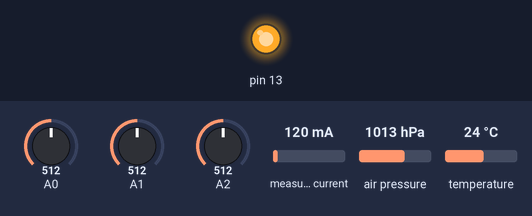
The sketch below on a simulated Arduino Uno, built with avr-gcc and run on an emulated ATmega328P. Parts: output pins drawn as LEDs (lit = HIGH). Inputs (shaded band) come from the test bench; at power-on: A0 = 512, A1 = 512, A2 = 512, measured current 120 mA, air pressure 1013 hPa, temperature 24 °C. What the sketch prints to the serial monitor is not drawn.

Above: at 0.07 s.
At 7.4 s:
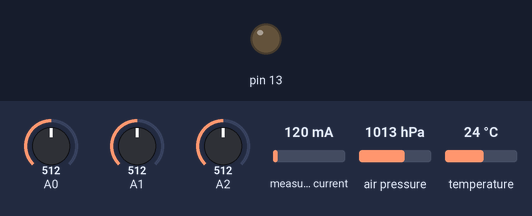
Timing chart, 0 to 19.2 s (numbered marks = the images above):
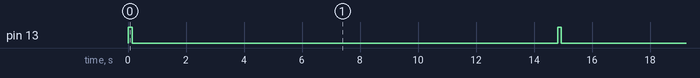

The sketch:

skynet_b01_dbg.ino
```cpp
#define NODE_ADDRESS 101
// change me!!!11!1
#include <Wire.h>
#include <Adafruit_BMP085.h>

#include <SoftwareSerial.h>
#include <XBee.h>
#include <Adafruit_INA219.h>

Adafruit_BMP085 bmp085;
Adafruit_INA219 ina219_Solar;

SoftwareSerial softserial(2, 3);

XBee xbee = XBee();
XBeeAddress64 addr64 = XBeeAddress64(0, 0);

uint8_t payload[243];

long address = NODE_ADDRESS;
long batt_mv, panel_mv, panel_ma;
long bmp085_temp_decic;
long bmp085_press_pa;
long apogee_mv, apogee_w_m2;
long time = 0;

void setup()
{
    Serial.begin(9600);
    softserial.begin(9600);
    xbee.begin(softserial);
    bmp085.begin();
    ina219_Solar.begin();

    time = millis();
}

void loop()
{
    String s = "{";
    s += "\"address\": ";
    s += String(address);
    s += ", \"uptime_ms\": ";
    s += String(millis());
    s += ", \"bmp085_temp_decic\": ";
    bmp085_temp_decic = bmp085.readTemperature()*10;
    s += String(bmp085_temp_decic);
    s += ", \"bmp085_press_pa\": ";
    bmp085_press_pa = bmp085.readPressure();
    s += String(bmp085_press_pa);
    s += ", \"batt_mv\": ";
    batt_mv = analogRead(0)*5000.0/1023;
    s += String(batt_mv);
    s += ", \"panel_mv\": ";
    panel_mv = 2*analogRead(1)*5000.0/1023;
    s += String(panel_mv);
    s += ", \"apogee_mv\": ";
    apogee_mv = (1/15.24)*analogRead(2)*5000.0/1023;
    s += String(apogee_mv);
    s += ", \"apogee_w_m2\": ";
    apogee_w_m2 = apogee_mv*5.0;
    s += String(apogee_w_m2);

    s += ", \"panel_ma\": ";
    panel_ma = ina219_Solar.getCurrent_mA()*100;
    s += String(panel_ma);
    s += "}";

    s += "       ";		// it explodes without something here... omg wtf

    // s += "blah blah blah";

    // s += "Hath not a Jew eyes? Hath not a Jew hands, organs, dimensions, senses, affections, passions, fed with the same food, hurt with the same weapons, subject to the same diseases, healed by the same means, warmed and cooled by the same winter and summer, as a Christian is? If you prick us, do we not bleed? If you tickle us, do we not laugh? If you poison us, do we not die? And if you wrong us, shall we not revenge?"; // s misbehaves when long

    for (int i = 0; i < sizeof(payload); i++)
	payload[i] = i % 10 + '0';
    // payload[i] = '\0';

    int len;
    for (int i = 0; i < sizeof(payload) && s[i] != '\0'; len = ++i) // yikes
	payload[i] = s[i];

    analogWrite(13, 255);
    // ZBTxRequest zbTx = ZBTxRequest(addr64, payload, len);
    // xbee.send(zbTx);
    Serial.println(s);
    analogWrite(13, 0);
   // delay(14800);
    while(millis() - time < 14800);
    time = millis();
}
```

Measured:
- by itself, pin 13: alternates HIGH for 0.13 s and LOW for 14.7 s
